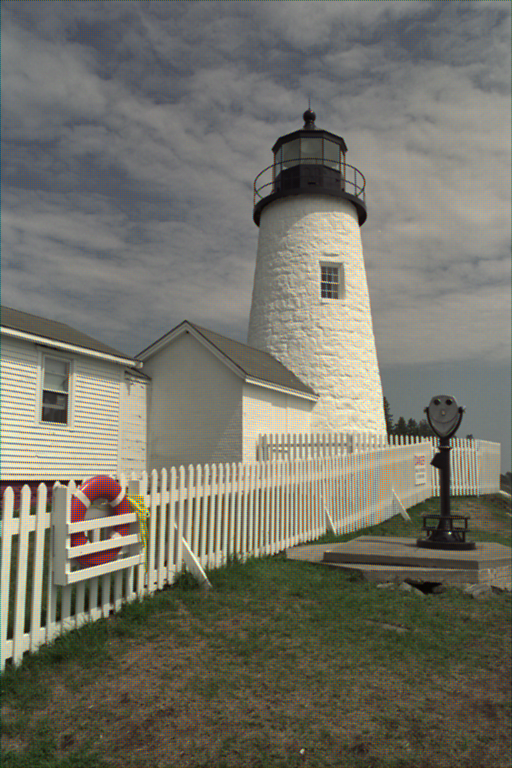

Here is the Python script that generated this plot:
# Alunos: Bruno R. dos Santos e Luigi
import cv2 as cv
import numpy as np
import matplotlib.pyplot as plt
import sys
import copy

greenComponent = [(0, -1), (0, 1), (-1, 0), (1, 0)]
redComponentAtBlue = [(-1, -1), (-1, 1), (1, -1), (1, 1)]
redComponentAtGreen = [(1, 0), (-1, 0)]
blueComponentAtRed = [(-1,-1), (-1,1), (1,-1), (1, 1)]
blueComponentAtGreen = [(0, 1), (0, -1)]

def getColor(pixels, line, col):
    if line < 0 or line >= len(pixels):
        return [0, 0, 0]
    if col < 0 or col >= len(pixels[0]):
        return [0, 0, 0]
    return pixels[line][col]

def BayerFilter(pixels):
    height = len(pixels)
    width = len(pixels[0])
    colored_pixels = np.zeros((height, width, 3), dtype=np.uint8)
    # Obs.: a imagem está em BGR.
    for i in range(0, height):
        for j in range(0, width):
            colored_pixels[i][j][2] = 0
            colored_pixels[i][j][1] = 0
            colored_pixels[i][j][0] = 0
            # Caso de pixel vermelho (linha ímpar e coluna ímpar):
            if(i%2 == 1 and j%2 == 1):
                colored_pixels[i][j][2] = pixels[i][j][2]
                for (m, n) in greenComponent:
                    colored_pixels[i][j][1] = colored_pixels[i][j][1] + (1/4) * getColor(pixels, i + m, j + n)[1]
                for (m, n) in blueComponentAtRed:
                    colored_pixels[i][j][0] = colored_pixels[i][j][0] + (1/4) * getColor(pixels, i + m, j + n)[0]
            # Caso de pixel azul (linha par e coluna par):
            if(i%2 == 0 and j%2 == 0):
                colored_pixels[i][j][0] = pixels[i][j][0]
                for (m, n) in greenComponent:
                    colored_pixels[i][j][1] = colored_pixels[i][j][1] + (1/4) * getColor(pixels, i + m, j + n)[1]
                for (m, n) in redComponentAtBlue:
                    colored_pixels[i][j][2] = colored_pixels[i][j][2] + (1/4) * getColor(pixels, i + m, j + n)[2]
            # Caso de pixel verde (linha mod 2 != coluna mod 2):
            if(i%2 != j%2):
                colored_pixels[i][j][1] = pixels[i][j][1]
                for (m, n) in redComponentAtGreen:
                    colored_pixels[i][j][2] = colored_pixels[i][j][2] + (1/2) * getColor(pixels, i + m, j + n)[2]
                for (m, n) in blueComponentAtGreen:
                    colored_pixels[i][j][0] = colored_pixels[i][j][0] + (1/2) * getColor(pixels, i + m, j + n)[0]
    return colored_pixels

def showImage(pixels):
    cv.imshow("image", pixels)
    print("Aperte 'Esc' para fechar a imagem (não clique no 'X')")
    while True:
        k = cv.waitKey(0)
        if k == 27:
            break
    cv.destroyAllWindows()


if __name__ == "__main__":
    img = cv.imread("/home/bruno/PIM/Imagens para testes/Lighthouse_bayerBG8.png")
    pixels = np.asarray(img)

    height = len(pixels)
    width = len(pixels[0])

    # print(pixels[0][0])

    # Anotação: antes de usar o deepcopy estava ocorrendo problema pois se estava fazendo a media em cima...
    # ... das médias anteriores que zeravam o valor da cor de mosaico de cada pixel antes do cálculo da média...
    # ... sobre o mesmo, dado que a declaração 'colored_pixels = pixels' faz colored_pixels um ponteiro para pixels.

    # colored_pixels = copy.deepcopy(pixels)
    # colored_pixels = np.zeros((height, width, 3), dtype=np.uint8)
    # Obs.: o tipo de array usado em imagem lida pelo opencv tem os valores como np.uint8 (int de 0 - 255).

    colored_pixels = BayerFilter(pixels)
    showImage(pixels)
    showImage(colored_pixels)

    cv.imwrite("Q2.png", colored_pixels)
